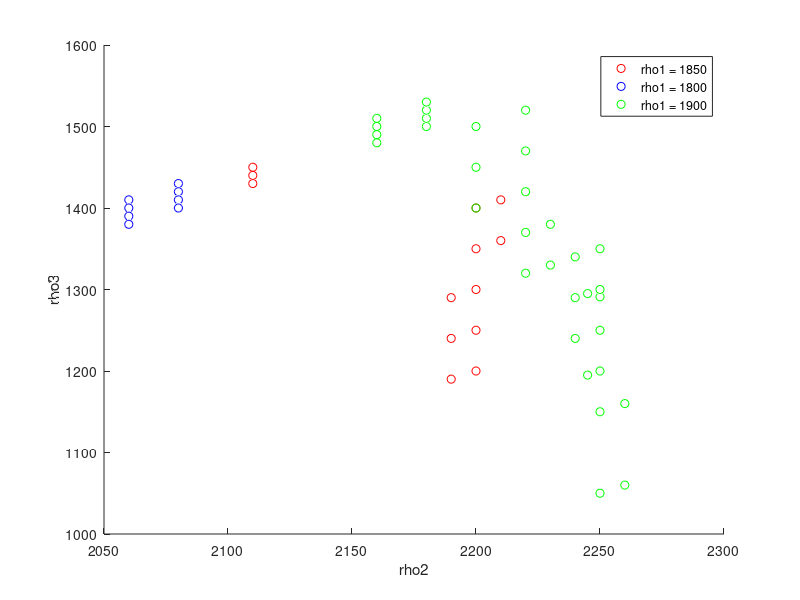

MATLAB code to generate this figure:
% plot rms data for runs
% format is for each elevation of the 2nd interface [rho_top, drho1, drho2,
% rms]
%layerelev = 2130;
dat1850=[1850 260 -680 0.2362;
    1850 260 -660 0.2354;
    1850 260 -670 0.2357;
    1850 340 -1000 0.2355;
    1850 340 -950 0.2212;
    1850 340 -900 0.2089;
    1850 350 -1000 0.2280;
    1850 350 -950 0.2139
    1850 350 -900 0.2018;
    1850 350 -850 0.1924;
    1850 350 -800 0.1860;
    1850 360 -850 0.1861;
    1850 360 -800 0.1802];

dat1800=[1800 260 -680 0.3657;
    1800 260 -670 0.3640;
    1800 260 -660 0.3624;
    1800 260 -650 0.3609;
    1800 280 -680 0.3442;
    1800 280 -670 0.3426;
    1800 280 -660 0.3411;
    1800 280 -650 0.3396];

dat1900 =[1900 260 -680 0.2235;
    1900 260 -670 0.2254;
    1900 260 -660 0.2274;
    1900 260 -650 0.2295;
    1900 280 -650 0.2258;
    1900 280 -660 0.2234;
    1900 280 -670 0.2212;
    1900 280 -680 0.2190;
    1900 300 -800 0.1951;
    1900 300 -750 0.2024;
    1900 300 -700 0.2121;
    1900 320 -800 0.1923;
    1900 320 -750 0.2007;
    1900 320 -700 0.2118;
    1900 320 -850 0.1829;
    1900 320 -900 0.1791;
    1900 330 -850 0.1826;
    1900 330 -900 0.1780;
    1900 340 -1000 0.1740;
    1900 340 -950 0.1737;
    1900 340 -900 0.1768;
    1900 350 -1000 0.1719;
    1900 350 -950 0.1724;
    1900 350 -900 0.1764;
    1900 350 -1100 0.1794;
    1900 350 -1200 0.1961;
    1900 360 -1100 0.1752;
    1900 360 -1200 0.1910;
    1900 345 -1050 0.1756;
    1900 345 -950  0.1727;
    1900 350 -1050 0.1742;
    1900 350 -959 0.1720];

dat2000 =[2000 340 -1000 0.3092;
          2000 340 -950  0.3261;
          2000 340 -900  0.3436;
          2000 350 -950  0.3327;
          2000 350 -900  0.3502];

figure();hold on

dat= dat1850;
rho1 = dat(:,1);
rho2 = rho1+dat(:,2);
rho3 = rho2+dat(:,3);
rms  = dat(:,4);
plot3(rho2, rho3, rms,'ro')

dat= dat1800;
rho1 = dat(:,1);
rho2 = rho1+dat(:,2);
rho3 = rho2+dat(:,3);
rms  = dat(:,4);
plot3(rho2, rho3, rms,'bo')

dat= dat1900;
rho1 = dat(:,1);
rho2 = rho1+dat(:,2);
rho3 = rho2+dat(:,3);
rms  = dat(:,4);
plot3(rho2, rho3, rms,'go')

xlabel('rho2')
ylabel('rho3')
zlabel('rms')
legend('rho1 = 1850','rho1 = 1800','rho1 = 1900')